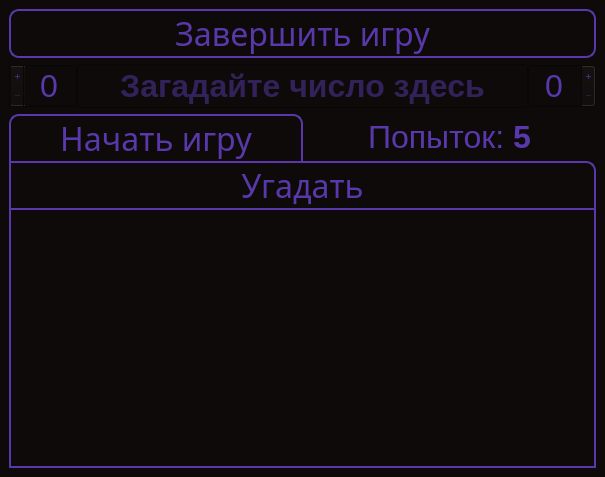
<?xml version="1.0" encoding="UTF-8"?>
<ui version="4.0">
 <class>Dialog</class>
 <widget class="QDialog" name="Dialog">
  <property name="geometry">
   <rect>
    <x>0</x>
    <y>0</y>
    <width>605</width>
    <height>477</height>
   </rect>
  </property>
  <property name="windowTitle">
   <string>Dialog</string>
  </property>
  <layout class="QVBoxLayout" name="verticalLayout">
   <property name="spacing">
    <number>0</number>
   </property>
   <property name="leftMargin">
    <number>0</number>
   </property>
   <property name="topMargin">
    <number>0</number>
   </property>
   <property name="rightMargin">
    <number>0</number>
   </property>
   <property name="bottomMargin">
    <number>0</number>
   </property>
   <item>
    <widget class="QWidget" name="widget" native="true">
     <property name="styleSheet">
      <string notr="true">QWidget{
	background-color: rgb(13, 10, 9);
	color: rgb(89, 56, 171);
}</string>
     </property>
     <layout class="QVBoxLayout" name="verticalLayout_2">
      <item>
       <widget class="QPushButton" name="exitGame_btn">
        <property name="font">
         <font>
          <family>Segoe UI Semibold</family>
          <pointsize>24</pointsize>
         </font>
        </property>
        <property name="cursor">
         <cursorShape>PointingHandCursor</cursorShape>
        </property>
        <property name="styleSheet">
         <string notr="true">background-color: rgb(13, 10, 9);
color: rgb(89, 56, 171);
border-style: solid;
border-width: 2px;
border-radius: 10;
border-color: rgb(89, 56, 171);</string>
        </property>
        <property name="text">
         <string>Завершить игру</string>
        </property>
       </widget>
      </item>
      <item>
       <layout class="QHBoxLayout" name="horizontalLayout">
        <property name="spacing">
         <number>0</number>
        </property>
        <item>
         <widget class="QSpinBox" name="spinBox_left">
          <property name="font">
           <font>
            <family>Segoe UI</family>
            <pointsize>24</pointsize>
           </font>
          </property>
          <property name="layoutDirection">
           <enum>Qt::RightToLeft</enum>
          </property>
          <property name="alignment">
           <set>Qt::AlignCenter</set>
          </property>
          <property name="buttonSymbols">
           <enum>QAbstractSpinBox::PlusMinus</enum>
          </property>
         </widget>
        </item>
        <item>
         <widget class="QLineEdit" name="answer_line">
          <property name="font">
           <font>
            <family>Segoe UI</family>
            <pointsize>24</pointsize>
            <weight>75</weight>
            <bold>true</bold>
           </font>
          </property>
          <property name="layoutDirection">
           <enum>Qt::LeftToRight</enum>
          </property>
          <property name="alignment">
           <set>Qt::AlignCenter</set>
          </property>
          <property name="placeholderText">
           <string>Загадайте число здесь</string>
          </property>
         </widget>
        </item>
        <item>
         <widget class="QSpinBox" name="spinBox_right">
          <property name="font">
           <font>
            <family>Segoe UI</family>
            <pointsize>24</pointsize>
           </font>
          </property>
          <property name="alignment">
           <set>Qt::AlignCenter</set>
          </property>
          <property name="buttonSymbols">
           <enum>QAbstractSpinBox::PlusMinus</enum>
          </property>
         </widget>
        </item>
       </layout>
      </item>
      <item>
       <layout class="QGridLayout" name="gridLayout">
        <property name="spacing">
         <number>0</number>
        </property>
        <item row="0" column="0">
         <widget class="QPushButton" name="startGame_btn_2">
          <property name="font">
           <font>
            <family>Segoe UI Semibold</family>
            <pointsize>24</pointsize>
           </font>
          </property>
          <property name="cursor">
           <cursorShape>PointingHandCursor</cursorShape>
          </property>
          <property name="styleSheet">
           <string notr="true">background-color: rgb(13, 10, 9);
color: rgb(89, 56, 171);
border-style: solid;
border-width: 2px;
border-radius: 10;
border-color: rgb(89, 56, 171);
border-bottom-left-radius: 0px;
border-bottom-right-radius: 0px;
border-bottom: none;</string>
          </property>
          <property name="text">
           <string>Начать игру</string>
          </property>
         </widget>
        </item>
        <item row="0" column="1">
         <widget class="QLabel" name="attempts_label">
          <property name="font">
           <font>
            <family>Segoe UI</family>
            <pointsize>24</pointsize>
           </font>
          </property>
          <property name="text">
           <string>Попыток: &lt;strong&gt;5&lt;/strong&gt;</string>
          </property>
          <property name="alignment">
           <set>Qt::AlignCenter</set>
          </property>
         </widget>
        </item>
        <item row="1" column="0" colspan="2">
         <widget class="QPushButton" name="answer_btn">
          <property name="font">
           <font>
            <family>Segoe UI Semibold</family>
            <pointsize>24</pointsize>
           </font>
          </property>
          <property name="cursor">
           <cursorShape>PointingHandCursor</cursorShape>
          </property>
          <property name="styleSheet">
           <string notr="true">background-color: rgb(13, 10, 9);
color: rgb(89, 56, 171);
border-style: solid;
border-width: 2px;
border-color: rgb(89, 56, 171);
border-top-right-radius: 10px;
border-bottom: none;</string>
          </property>
          <property name="text">
           <string>Угадать</string>
          </property>
         </widget>
        </item>
        <item row="2" column="0" colspan="2">
         <widget class="QTextBrowser" name="textBrowser">
          <property name="font">
           <font>
            <family>Segoe UI</family>
            <pointsize>14</pointsize>
           </font>
          </property>
          <property name="styleSheet">
           <string notr="true">border-style: solid;
border-width: 2px;
border-color: rgb(89, 56, 171);</string>
          </property>
         </widget>
        </item>
       </layout>
      </item>
     </layout>
    </widget>
   </item>
  </layout>
 </widget>
 <resources/>
 <connections/>
</ui>
